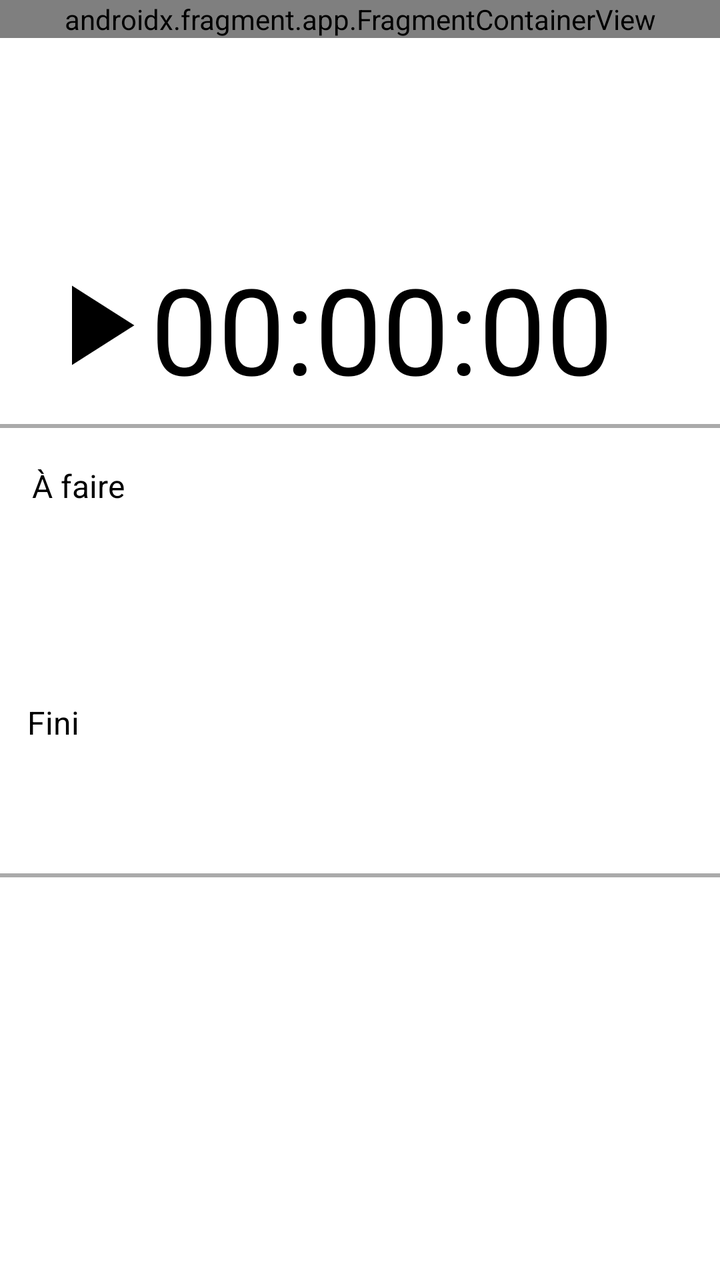
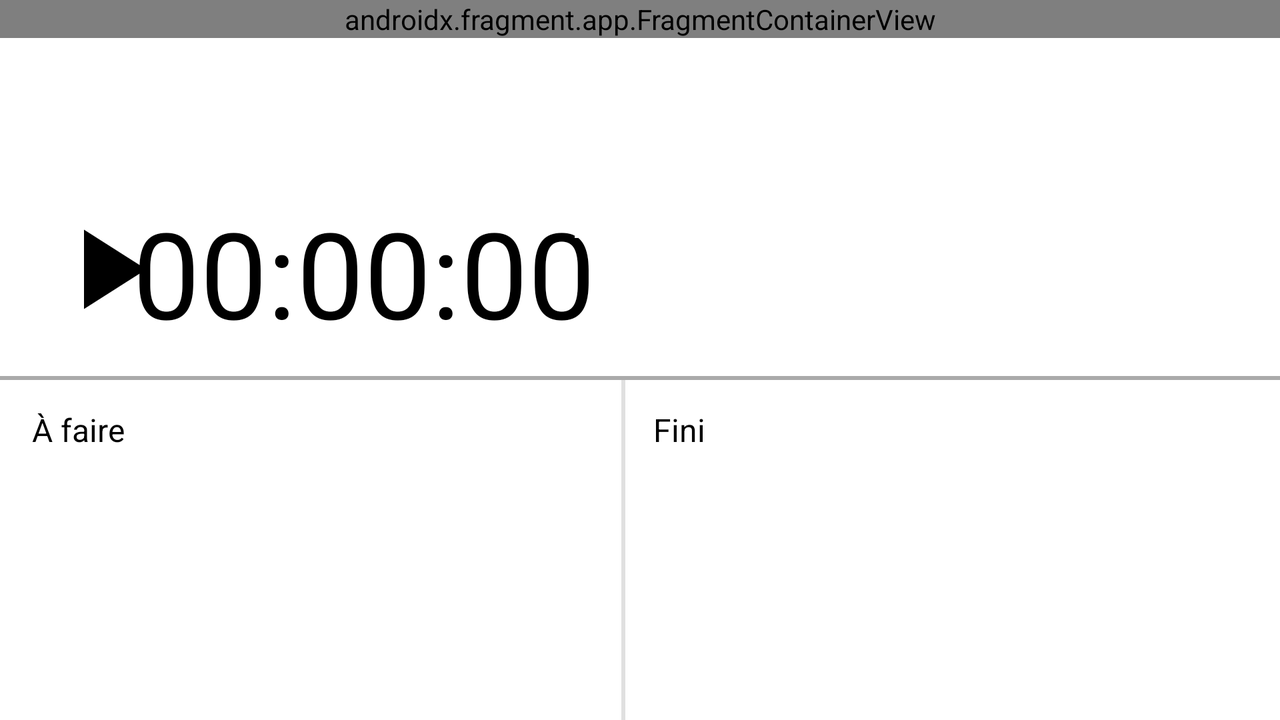

First picture: res/layout/ on a phone held upright. Second picture: the repository's own variant of that layout, on a device whose configuration matches the variant's folder. Source for both follows.
<!-- AndroidManifest.xml: application theme Base.Theme.Light -->
<!-- res/layout/session_etude.xml -->
<?xml version="1.0" encoding="utf-8"?>
<androidx.constraintlayout.widget.ConstraintLayout xmlns:android="http://schemas.android.com/apk/res/android"
    xmlns:tools="http://schemas.android.com/tools"
    android:layout_width="match_parent"
    android:layout_height="match_parent"
    xmlns:app="http://schemas.android.com/apk/res-auto">

    <TextView
        android:id="@+id/nomSessionEtude"
        android:layout_width="wrap_content"
        android:layout_height="wrap_content"
        android:layout_marginTop="84dp"
        android:text=""
        android:textSize="20sp"
        app:layout_constraintEnd_toEndOf="parent"
        app:layout_constraintHorizontal_bias="0.054"
        app:layout_constraintStart_toStartOf="parent"
        app:layout_constraintTop_toTopOf="parent" />

    <TextView
        android:id="@+id/chronometre"
        android:layout_width="wrap_content"
        android:layout_height="wrap_content"
        android:layout_marginTop="124dp"
        android:text="@string/valeur_chrono_defaut"
        android:textSize="60sp"
        app:layout_constraintEnd_toEndOf="parent"
        app:layout_constraintHorizontal_bias="0.586"
        app:layout_constraintStart_toStartOf="parent"
        app:layout_constraintTop_toTopOf="parent" />

    <View
        android:id="@+id/lineTop"
        android:layout_width="match_parent"
        android:layout_height="2dp"
        android:layout_marginTop="212dp"
        android:background="@android:color/darker_gray"
        app:layout_constraintEnd_toEndOf="parent"
        app:layout_constraintHorizontal_bias="0.0"
        app:layout_constraintStart_toStartOf="parent"
        app:layout_constraintTop_toTopOf="parent" />

    <TextView
        android:id="@+id/textToDo"
        android:layout_width="wrap_content"
        android:layout_height="wrap_content"
        android:layout_marginStart="16dp"
        android:layout_marginTop="232dp"
        android:text="@string/a_faire"
        android:textSize="16sp"
        app:layout_constraintStart_toStartOf="parent"
        app:layout_constraintTop_toTopOf="parent" />


    <View
        android:id="@+id/lineBottom"
        android:layout_width="match_parent"
        android:layout_height="2dp"
        android:layout_marginTop="8dp"
        android:background="@android:color/darker_gray"
        app:layout_constraintBottom_toBottomOf="parent"
        app:layout_constraintEnd_toEndOf="parent"
        app:layout_constraintHorizontal_bias="0.0"
        app:layout_constraintStart_toStartOf="parent"
        app:layout_constraintTop_toBottomOf="@id/recyclerViewAFaire"
        app:layout_constraintVertical_bias="0.014" />

    <TextView
        android:id="@+id/textFiniTache"
        android:layout_width="wrap_content"
        android:layout_height="wrap_content"
        android:layout_marginBottom="268dp"
        android:text="@string/fini"
        android:textSize="16sp"
        app:layout_constraintBottom_toBottomOf="parent"
        app:layout_constraintEnd_toEndOf="parent"
        app:layout_constraintHorizontal_bias="0.041"
        app:layout_constraintStart_toStartOf="parent" />


    <androidx.recyclerview.widget.RecyclerView
        android:id="@+id/recyclerViewAFaire"
        android:layout_width="406dp"
        android:layout_height="172dp"
        app:layout_constraintEnd_toEndOf="parent"
        app:layout_constraintHorizontal_bias="0.0"
        app:layout_constraintStart_toStartOf="parent"
        app:layout_constraintTop_toBottomOf="@+id/textToDo" />

    <androidx.recyclerview.widget.RecyclerView
        android:id="@+id/recyclerViewFini"
        android:layout_width="401dp"
        android:layout_height="152dp"
        android:layout_marginTop="8dp"
        app:layout_constraintEnd_toEndOf="parent"
        app:layout_constraintHorizontal_bias="0.0"
        app:layout_constraintStart_toStartOf="parent"
        app:layout_constraintTop_toBottomOf="@id/textFiniTache" />

    <ImageView
        android:id="@+id/btnControlTemps"
        android:layout_width="68dp"
        android:layout_height="77dp"
        android:layout_marginTop="124dp"
        app:layout_constraintEnd_toEndOf="parent"
        app:layout_constraintHorizontal_bias="0.046"
        app:layout_constraintStart_toStartOf="parent"
        app:layout_constraintTop_toTopOf="parent"
        app:srcCompat="@drawable/baseline_play_arrow_24"
        app:tint="?attr/iconTint" />

    <Button
        android:id="@+id/btnFinSession"
        android:layout_width="128dp"
        android:layout_height="43dp"
        android:layout_marginStart="32dp"
        android:background="@drawable/bouton_rond"
        android:text="@string/fin_session"
        android:theme="@style/Button.Rouge"
        app:layout_constraintBottom_toBottomOf="parent"
        app:layout_constraintEnd_toStartOf="@+id/btnAjoutTache"
        app:layout_constraintHorizontal_bias="0.0"
        app:layout_constraintStart_toStartOf="parent"
        app:layout_constraintTop_toTopOf="@+id/btnAjoutTache"
        app:layout_constraintVertical_bias="0.0" />

    <Button
        android:id="@+id/btnAjoutTache"
        android:layout_width="144dp"
        android:layout_height="46dp"
        android:layout_marginEnd="32dp"
        android:layout_marginBottom="24dp"
        android:background="@drawable/bouton_rond"
        android:text="@string/nouvelle_tache"
        android:theme="@style/Button.Turquoise"
        app:layout_constraintBottom_toBottomOf="parent"
        app:layout_constraintEnd_toEndOf="parent" />

    <androidx.fragment.app.FragmentContainerView
        android:id="@+id/fragmentContainerView11"
        android:name="ca.qc.bdeb.c5gm.tp1.fragment.ToolbarFragment"
        android:layout_width="match_parent"
        android:layout_height="wrap_content"
        app:layout_constraintEnd_toEndOf="parent"
        app:layout_constraintStart_toStartOf="parent"
        app:layout_constraintTop_toTopOf="parent" />
</androidx.constraintlayout.widget.ConstraintLayout>
<!-- resources referenced by this layout -->
<resources>
  <!-- drawable baseline_play_arrow_24 (drawable) -->
  <vector xmlns:android="http://schemas.android.com/apk/res/android" android:height="24dp" android:tint="#000000" android:viewportHeight="24" android:viewportWidth="24" android:width="24dp">
        
      <path android:fillColor="?attr/colorPrimary" android:pathData="M8,5v14l11,-7z"/>
      
  </vector>
  <string name="a_faire">À faire</string>
  <string name="fin_session">Fin session</string>
  <string name="fini">Fini</string>
  <string name="nouvelle_tache">Nouvelle tâche</string>
  <string name="valeur_chrono_defaut" translatable="false">00:00:00</string>
  <style name="Button.Rouge" parent="Widget.Material3.Button">
          <item name="android:textColor">@color/blanc</item>
          <item name="backgroundTint">@color/rouge</item>
          <item name="textAllCaps">false</item>
      </style>
  <style name="Button.Turquoise" parent="Widget.Material3.Button">
          <item name="android:textColor">@color/blanc</item>
          <item name="backgroundTint">@color/turquoise</item>
          <item name="textAllCaps">false</item>
      </style>
  <style name="Base.Theme.Light" parent="Theme.AppCompat.Light.NoActionBar">
          <item name="android:colorBackground">@color/blanc</item>
          <item name="android:textColor">@color/noir</item>
          <item name="iconTint">@color/noir</item>
          <item name="titleTextColor">@color/noir</item>
          <item name="android:textColorSecondary">@color/noir</item>
          <item name="itemBackgroundColor">@color/lightItemBackground</item>
      </style>
  <color name="blanc">#FFFFFFFF</color>
  <color name="rouge">#f8073a</color>
  <color name="turquoise">#4ab592</color>
  <color name="noir">#FF000000</color>
  <color name="lightItemBackground">#FFFFFF</color>
</resources>
<!-- res/layout-land/session_etude.xml (the author's variant of the layout above) -->
<!-- drawn on the phone turned sideways -->
<?xml version="1.0" encoding="utf-8"?>
<androidx.constraintlayout.widget.ConstraintLayout xmlns:android="http://schemas.android.com/apk/res/android"
    xmlns:tools="http://schemas.android.com/tools"
    android:layout_width="match_parent"
    android:layout_height="match_parent"
    xmlns:app="http://schemas.android.com/apk/res-auto">

    <TextView
        android:id="@+id/nomSessionEtude"
        android:layout_width="wrap_content"
        android:layout_height="wrap_content"
        android:layout_marginTop="56dp"
        android:text=""
        android:textSize="20sp"
        app:layout_constraintEnd_toEndOf="parent"
        app:layout_constraintHorizontal_bias="0.031"
        app:layout_constraintStart_toStartOf="parent"
        app:layout_constraintTop_toTopOf="parent" />

    <TextView
        android:id="@+id/chronometre"
        android:layout_width="wrap_content"
        android:layout_height="wrap_content"
        android:layout_marginTop="96dp"
        android:text="@string/valeur_chrono_defaut"
        android:textSize="60sp"
        app:layout_constraintEnd_toEndOf="parent"
        app:layout_constraintHorizontal_bias="0.162"
        app:layout_constraintStart_toStartOf="parent"
        app:layout_constraintTop_toTopOf="parent" />

    <View
        android:id="@+id/lineTop"
        android:layout_width="match_parent"
        android:layout_height="2dp"
        android:layout_marginTop="188dp"
        android:background="@android:color/darker_gray"
        app:layout_constraintEnd_toEndOf="parent"
        app:layout_constraintHorizontal_bias="0.0"
        app:layout_constraintStart_toStartOf="parent"
        app:layout_constraintTop_toTopOf="parent" />


    <TextView
        android:id="@+id/textToDo"
        android:layout_width="wrap_content"
        android:layout_height="wrap_content"
        android:layout_marginStart="16dp"
        android:layout_marginTop="204dp"
        android:text="@string/a_faire"
        android:textSize="16sp"
        app:layout_constraintStart_toStartOf="parent"
        app:layout_constraintTop_toTopOf="parent" />


    <TextView
        android:id="@+id/textFiniTache"
        android:layout_width="wrap_content"
        android:layout_height="wrap_content"
        android:text="@string/fini"
        android:textSize="16sp"
        app:layout_constraintBottom_toBottomOf="parent"
        app:layout_constraintEnd_toEndOf="parent"
        app:layout_constraintHorizontal_bias="0.532"
        app:layout_constraintStart_toStartOf="parent"
        app:layout_constraintTop_toTopOf="@+id/textToDo"
        app:layout_constraintVertical_bias="0.0" />

    <androidx.recyclerview.widget.RecyclerView
        android:id="@+id/recyclerViewAFaire"
        android:layout_width="395dp"
        android:layout_height="143dp"
        android:layout_marginTop="8dp"
        app:layout_constraintEnd_toEndOf="parent"
        app:layout_constraintHorizontal_bias="0.032"
        app:layout_constraintStart_toStartOf="parent"
        app:layout_constraintTop_toBottomOf="@+id/textToDo" />

    <androidx.recyclerview.widget.RecyclerView
        android:id="@+id/recyclerViewFini"
        android:layout_width="409dp"
        android:layout_height="144dp"
        android:layout_marginTop="12dp"
        app:layout_constraintEnd_toEndOf="parent"
        app:layout_constraintHorizontal_bias="0.956"
        app:layout_constraintStart_toStartOf="parent"
        app:layout_constraintTop_toBottomOf="@id/textFiniTache" />

    <ImageView
        android:id="@+id/btnControlTemps"
        android:layout_width="68dp"
        android:layout_height="77dp"
        android:layout_marginTop="96dp"
        app:layout_constraintEnd_toEndOf="parent"
        app:layout_constraintHorizontal_bias="0.034"
        app:layout_constraintStart_toStartOf="parent"
        app:layout_constraintTop_toTopOf="parent"
        app:srcCompat="@drawable/baseline_play_arrow_24"
        app:tint="?attr/iconTint" />

    <Button
        android:id="@+id/btnAjoutTache"
        android:layout_width="144dp"
        android:layout_height="46dp"
        android:layout_marginEnd="56dp"
        android:background="@drawable/bouton_rond"
        android:text="@string/nouvelle_tache"
        android:theme="@style/Button.Turquoise"
        app:layout_constraintBottom_toBottomOf="parent"
        app:layout_constraintEnd_toEndOf="parent"
        app:layout_constraintTop_toTopOf="parent"
        app:layout_constraintVertical_bias="0.293" />

    <Button
        android:id="@+id/btnFinSession"
        android:layout_width="128dp"
        android:layout_height="43dp"
        android:layout_marginStart="32dp"
        android:background="@drawable/bouton_rond"
        android:text="@string/fin_session"
        android:theme="@style/Button.Rouge"
        app:layout_constraintBottom_toBottomOf="parent"
        app:layout_constraintEnd_toStartOf="@+id/btnAjoutTache"
        app:layout_constraintHorizontal_bias="0.807"
        app:layout_constraintStart_toStartOf="parent"
        app:layout_constraintTop_toTopOf="@+id/btnAjoutTache"
        app:layout_constraintVertical_bias="0.0" />

    <View
        android:id="@+id/divider5"
        android:layout_width="2dp"
        android:layout_height="217dp"
        android:background="?android:attr/listDivider"
        app:layout_constraintBottom_toBottomOf="parent"
        app:layout_constraintEnd_toEndOf="parent"
        app:layout_constraintHorizontal_bias="0.487"
        app:layout_constraintStart_toStartOf="parent"
        app:layout_constraintTop_toBottomOf="@+id/lineTop"
        app:layout_constraintVertical_bias="0.0" />

    <androidx.fragment.app.FragmentContainerView
        android:id="@+id/fragmentContainerView12"
        android:name="ca.qc.bdeb.c5gm.tp1.fragment.ToolbarFragment"
        android:layout_width="match_parent"
        android:layout_height="wrap_content"
        app:layout_constraintEnd_toEndOf="parent"
        app:layout_constraintStart_toStartOf="parent"
        app:layout_constraintTop_toTopOf="parent" />
</androidx.constraintlayout.widget.ConstraintLayout>
